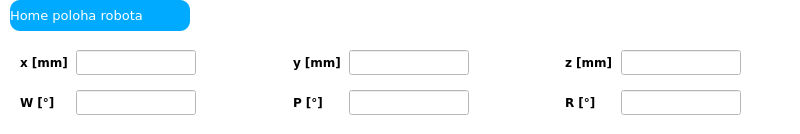
          <widget class="QWidget" name="widget_2" native="true">
           <property name="minimumSize">
            <size>
             <width>800</width>
             <height>80</height>
            </size>
           </property>
           <property name="maximumSize">
            <size>
             <width>900</width>
             <height>150</height>
            </size>
           </property>
           <property name="styleSheet">
            <string notr="true">background-color: rgb(255, 255, 255);</string>
           </property>
           <widget class="QWidget" name="horizontalLayoutWidget_6">
            <property name="geometry">
             <rect>
              <x>10</x>
              <y>40</y>
              <width>741</width>
              <height>45</height>
             </rect>
            </property>
            <layout class="QHBoxLayout" name="horizontalLayout_9">
             <property name="leftMargin">
              <number>10</number>
             </property>
             <property name="topMargin">
              <number>10</number>
             </property>
             <property name="rightMargin">
              <number>10</number>
             </property>
             <property name="bottomMargin">
              <number>10</number>
             </property>
             <item>
              <widget class="QLabel" name="label_15">
               <property name="minimumSize">
                <size>
                 <width>50</width>
                 <height>25</height>
                </size>
               </property>
               <property name="maximumSize">
                <size>
                 <width>80</width>
                 <height>35</height>
                </size>
               </property>
               <property name="font">
                <font>
                 <family>Verdana</family>
                 <bold>true</bold>
                </font>
               </property>
               <property name="styleSheet">
                <string notr="true"/>
               </property>
               <property name="text">
                <string>x [mm]</string>
               </property>
              </widget>
             </item>
             <item>
              <widget class="QLineEdit" name="lineEdit">
               <property name="minimumSize">
                <size>
                 <width>120</width>
                 <height>25</height>
                </size>
               </property>
               <property name="maximumSize">
                <size>
                 <width>150</width>
                 <height>35</height>
                </size>
               </property>
              </widget>
             </item>
             <item>
              <spacer name="horizontalSpacer_2">
               <property name="orientation">
                <enum>Qt::Orientation::Horizontal</enum>
               </property>
               <property name="sizeHint" stdset="0">
                <size>
                 <width>40</width>
                 <height>20</height>
                </size>
               </property>
              </spacer>
             </item>
             <item>
              <widget class="QLabel" name="label_16">
               <property name="minimumSize">
                <size>
                 <width>50</width>
                 <height>25</height>
                </size>
               </property>
               <property name="maximumSize">
                <size>
                 <width>80</width>
                 <height>35</height>
                </size>
               </property>
               <property name="font">
                <font>
                 <family>Verdana</family>
                 <bold>true</bold>
                </font>
               </property>
               <property name="styleSheet">
                <string notr="true"/>
               </property>
               <property name="text">
                <string>y [mm]</string>
               </property>
              </widget>
             </item>
             <item>
              <widget class="QLineEdit" name="lineEdit_2">
               <property name="minimumSize">
                <size>
                 <width>120</width>
                 <height>25</height>
                </size>
               </property>
               <property name="maximumSize">
                <size>
                 <width>150</width>
                 <height>35</height>
                </size>
               </property>
              </widget>
             </item>
             <item>
              <spacer name="horizontalSpacer_3">
               <property name="orientation">
                <enum>Qt::Orientation::Horizontal</enum>
               </property>
               <property name="sizeHint" stdset="0">
                <size>
                 <width>40</width>
                 <height>20</height>
                </size>
               </property>
              </spacer>
             </item>
             <item>
              <widget class="QLabel" name="label_17">
               <property name="minimumSize">
                <size>
                 <width>50</width>
                 <height>25</height>
                </size>
               </property>
               <property name="maximumSize">
                <size>
                 <width>80</width>
                 <height>35</height>
                </size>
               </property>
               <property name="font">
                <font>
                 <family>Verdana</family>
                 <bold>true</bold>
                </font>
               </property>
               <property name="styleSheet">
                <string notr="true"/>
               </property>
               <property name="text">
                <string>z [mm]</string>
               </property>
              </widget>
             </item>
             <item>
              <widget class="QLineEdit" name="lineEdit_3">
               <property name="minimumSize">
                <size>
                 <width>120</width>
                 <height>25</height>
                </size>
               </property>
               <property name="maximumSize">
                <size>
                 <width>150</width>
                 <height>35</height>
                </size>
               </property>
              </widget>
             </item>
            </layout>
           </widget>
           <widget class="QLabel" name="label_14">
            <property name="geometry">
             <rect>
              <x>10</x>
              <y>0</y>
              <width>180</width>
              <height>31</height>
             </rect>
            </property>
            <property name="minimumSize">
             <size>
              <width>150</width>
              <height>25</height>
             </size>
            </property>
            <property name="maximumSize">
             <size>
              <width>180</width>
              <height>35</height>
             </size>
            </property>
            <property name="font">
             <font>
              <family>Verdana</family>
              <pointsize>10</pointsize>
             </font>
            </property>
            <property name="styleSheet">
             <string notr="true">background-color: rgb(0, 170, 255);
color: rgb(255, 255, 255);
border-radius: 10px;</string>
            </property>
            <property name="text">
             <string>Home poloha robota</string>
            </property>
           </widget>
           <widget class="QWidget" name="horizontalLayoutWidget_7">
            <property name="geometry">
             <rect>
              <x>10</x>
              <y>80</y>
              <width>741</width>
              <height>45</height>
             </rect>
            </property>
            <layout class="QHBoxLayout" name="horizontalLayout_10">
             <property name="leftMargin">
              <number>10</number>
             </property>
             <property name="topMargin">
              <number>10</number>
             </property>
             <property name="rightMargin">
              <number>10</number>
             </property>
             <property name="bottomMargin">
              <number>10</number>
             </property>
             <item>
              <widget class="QLabel" name="label_20">
               <property name="minimumSize">
                <size>
                 <width>50</width>
                 <height>25</height>
                </size>
               </property>
               <property name="maximumSize">
                <size>
                 <width>80</width>
                 <height>35</height>
                </size>
               </property>
               <property name="font">
                <font>
                 <family>Verdana</family>
                 <bold>true</bold>
                </font>
               </property>
               <property name="styleSheet">
                <string notr="true"/>
               </property>
               <property name="text">
                <string>W [°]</string>
               </property>
              </widget>
             </item>
             <item>
              <widget class="QLineEdit" name="lineEdit_4">
               <property name="minimumSize">
                <size>
                 <width>120</width>
                 <height>25</height>
                </size>
               </property>
               <property name="maximumSize">
                <size>
                 <width>150</width>
                 <height>35</height>
                </size>
               </property>
              </widget>
             </item>
             <item>
              <spacer name="horizontalSpacer_4">
               <property name="orientation">
                <enum>Qt::Orientation::Horizontal</enum>
               </property>
               <property name="sizeHint" stdset="0">
                <size>
                 <width>40</width>
                 <height>20</height>
                </size>
               </property>
              </spacer>
             </item>
             <item>
              <widget class="QLabel" name="label_21">
               <property name="minimumSize">
                <size>
                 <width>50</width>
                 <height>25</height>
                </size>
               </property>
               <property name="maximumSize">
                <size>
                 <width>80</width>
                 <height>35</height>
                </size>
               </property>
               <property name="font">
                <font>
                 <family>Verdana</family>
                 <bold>true</bold>
                </font>
               </property>
               <property name="styleSheet">
                <string notr="true"/>
               </property>
               <property name="text">
                <string>P [°]</string>
               </property>
              </widget>
             </item>
             <item>
              <widget class="QLineEdit" name="lineEdit_5">
               <property name="minimumSize">
                <size>
                 <width>120</width>
                 <height>25</height>
                </size>
               </property>
               <property name="maximumSize">
                <size>
                 <width>150</width>
                 <height>35</height>
                </size>
               </property>
              </widget>
             </item>
             <item>
              <spacer name="horizontalSpacer_5">
               <property name="orientation">
                <enum>Qt::Orientation::Horizontal</enum>
               </property>
               <property name="sizeHint" stdset="0">
                <size>
                 <width>40</width>
                 <height>20</height>
                </size>
               </property>
              </spacer>
             </item>
             <item>
              <widget class="QLabel" name="label_22">
               <property name="minimumSize">
                <size>
                 <width>50</width>
                 <height>25</height>
                </size>
               </property>
               <property name="maximumSize">
                <size>
                 <width>80</width>
                 <height>35</height>
                </size>
               </property>
               <property name="font">
                <font>
                 <family>Verdana</family>
                 <bold>true</bold>
                </font>
               </property>
               <property name="styleSheet">
                <string notr="true"/>
               </property>
               <property name="text">
                <string>R [°]</string>
               </property>
              </widget>
             </item>
             <item>
              <widget class="QLineEdit" name="lineEdit_6">
               <property name="minimumSize">
                <size>
                 <width>120</width>
                 <height>25</height>
                </size>
               </property>
               <property name="maximumSize">
                <size>
                 <width>150</width>
                 <height>35</height>
                </size>
               </property>
              </widget>
             </item>
            </layout>
           </widget>
          </widget>
